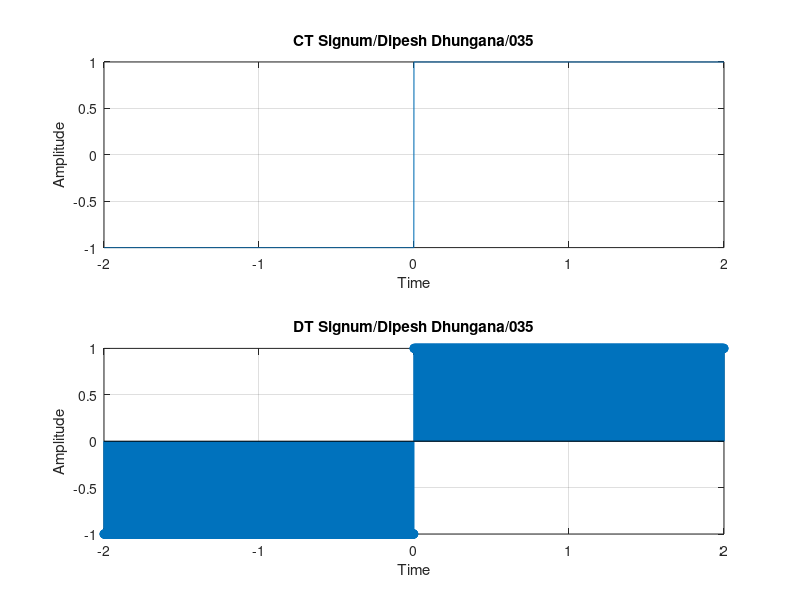

The MATLAB script that drew this image:
clc;
close all;
clear all;
i=1;
for t=-2:0.001:2
    if(t>=0)
        x(i)=1;
    else if(t<0)
        x(i)=-1;
    else
        x(i)=0;
    end;
    end;
    i=i+1;
end;
t=-2:0.001:2;
subplot(2,1,1);
plot(t,x);
xlabel('Time');
ylabel('Amplitude');
title('CT Signum/Dipesh Dhungana/035');
grid on;
i=1;
for t=-2:0.001:2
    if(t>=0)
        x(i)=1;
    else if(t<0)
        x(i)=-1;
    else
        x(i)=0;
    end;
    end;
    i=i+1;
end;
t=-2:0.001:2;
subplot(2,1,2);
stem(t,x);
xlabel('Time');
ylabel('Amplitude');
title('DT Signum/Dipesh Dhungana/035');
grid on;